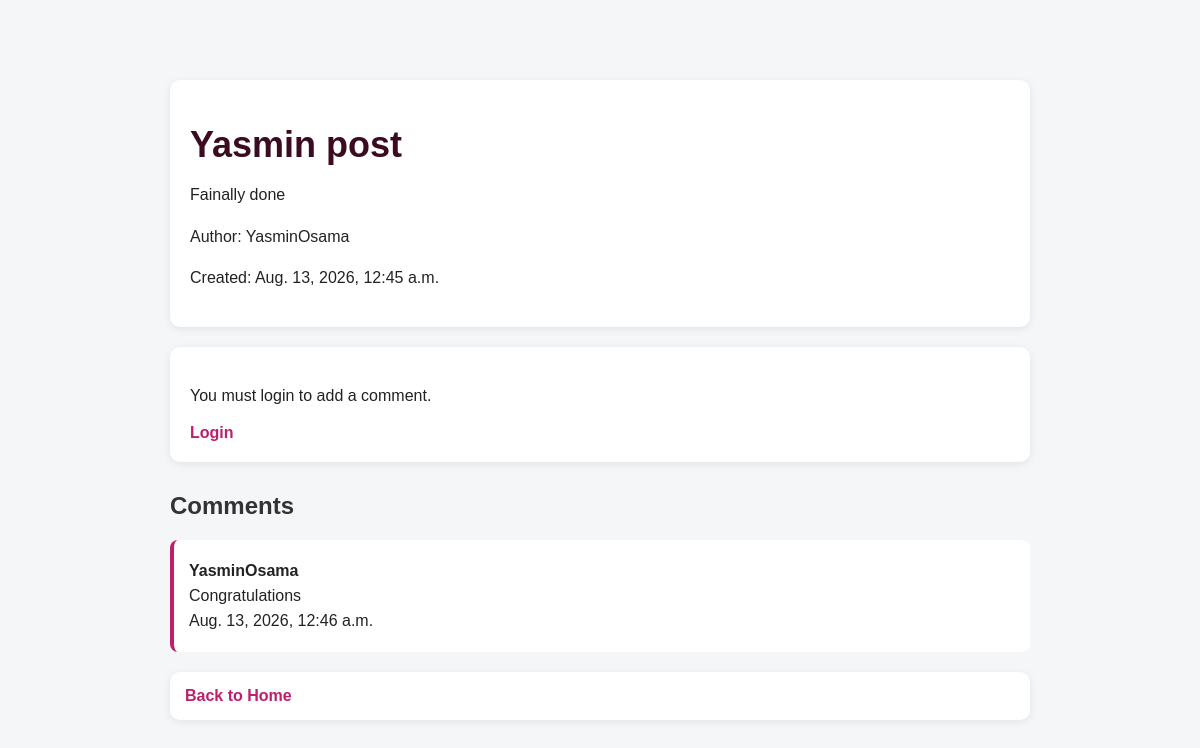
Screenshot of /post/3/ with the database file from the repository.
### posts/models.py (models this page shows, shortened)
class Post(models.Model):
    title = models.CharField(max_length=200)
    body = models.TextField()
    author = models.ForeignKey(User, on_delete=models.CASCADE)
    created_at = models.DateTimeField(auto_now_add=True)

class Comment(models.Model):
    post = models.ForeignKey(
        Post,
        on_delete=models.CASCADE,
        related_name='comments'
    )
    author = models.ForeignKey(User, on_delete=models.CASCADE)
    body = models.TextField()
    created_at = models.DateTimeField(auto_now_add=True)

### posts/views.py (the view, shortened to what this page needs)
# urls.py: path('post/<int:post_id>/', views.post_detail, name='post_detail'),
def post_detail(request, post_id):
    post = Post.objects.get(id=post_id)
    return render(
        request,
        'posts/post_detail.html',
        {'post': post}
    )

### posts/templates/posts/post_detail.html (shortened to what this page needs)
{% load static %}
<!DOCTYPE html>
<html>
<head>
    <link rel="stylesheet" href="{% static 'posts/style.css' %}">
</head>
<body>
<div class="container">
    <div class="post">
        <h1>{{ post.title }}</h1>
        <p class="post-body">
            {{ post.body }}
        </p>
        <p class="author">
            Author: {{ post.author.username }}
        </p>
        <p class="author">
            Created: {{ post.created_at }}
        </p>
    </div>
    {% if user.is_authenticated %}
        <div class="post">
            <h2>Add Comment</h2>
            <form method="POST">
                {% csrf_token %}
                <textarea
                    name="body"
                    rows="5"
                    cols="50"
                    placeholder="Write your comment"
                ></textarea>
                <br><br>
                <button type="submit">
                    Add Comment
                </button>
            </form>
        </div>
    {% else %}
        <div class="post">
            <p>
                You must login to add a comment.
            </p>
            <a href="{% url 'login' %}">
                Login
            </a>
        </div>
    {% endif %}
    <h2>Comments</h2>
    {% for comment in post.comments.all %}
        <div class="comment">
            <p>
                <strong>
                    {{ comment.author.username }}
                </strong>
            </p>
            <p>
                {{ comment.body }}
            </p>
            <p class="author">
                {{ comment.created_at }}
            </p>
        </div>
    {% empty %}
        <p>No comments yet.</p>
    {% endfor %}
    <div class="nav-links">
        <a href="{% url 'home' %}">
            Back to Home
        </a>
    </div>
</div>
</body>
</html>

### posts/static/posts/style.css (style rules this page uses)
* { box-sizing: border-box; }
body { margin: 0; padding: 0; font-family: Arial, sans-serif; background: #f4f6f8; color: #222; }
body { max-width: 900px; margin: 40px auto; padding: 20px; }
h1 { color:#3b0b21 ; font-size: 36px; margin-bottom: 10px; }
h2 { color: #333; margin-top: 30px; }
a { color: #bf1f6a; text-decoration: none; font-weight: bold; }
.nav-links { margin: 20px 0; padding: 15px; background: white; border-radius: 10px; box-shadow: 0 2px 8px rgba(0, 0, 0, 0.08); }
.nav-links a { margin-right: 15px; }
.post { background: white; padding: 20px; margin-top: 20px; border-radius: 10px; box-shadow: 0 2px 8px rgba(0, 0, 0, 0.08); }
.post p { line-height: 1.6; }
.comment { background: white; padding: 15px; margin-top: 15px; border-radius: 8px; border-left: 4px solid #bf1f6a; }
.comment p { margin: 7px 0; }

### rows the page displays
Post: title "Yasmin post", body "Fainally done", author.username "YasminOsama", created_at "Aug. 13, 2026, 12:45 a.m."
Comment: author.username "YasminOsama", body "Congratulations", created_at "Aug. 13, 2026, 12:46 a.m."
